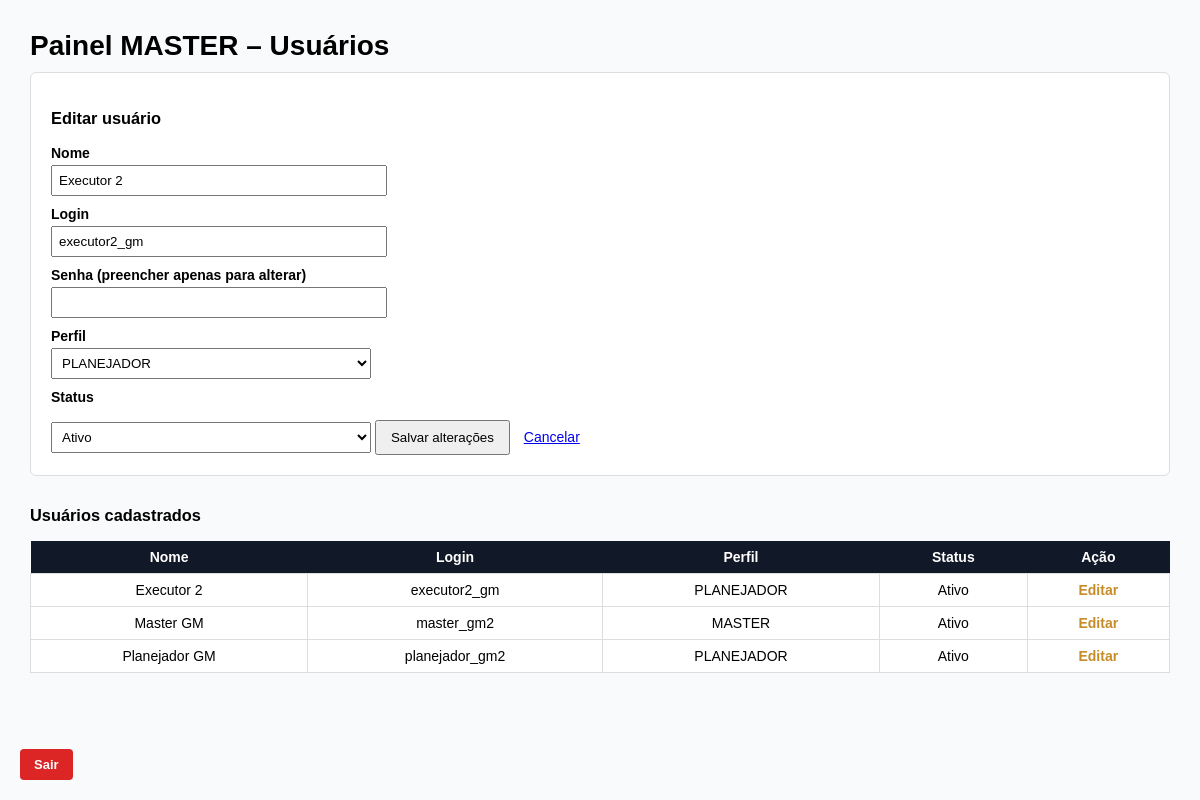
Page /master/usuarios.php?editar=3 (signed in) on the earlier database version.
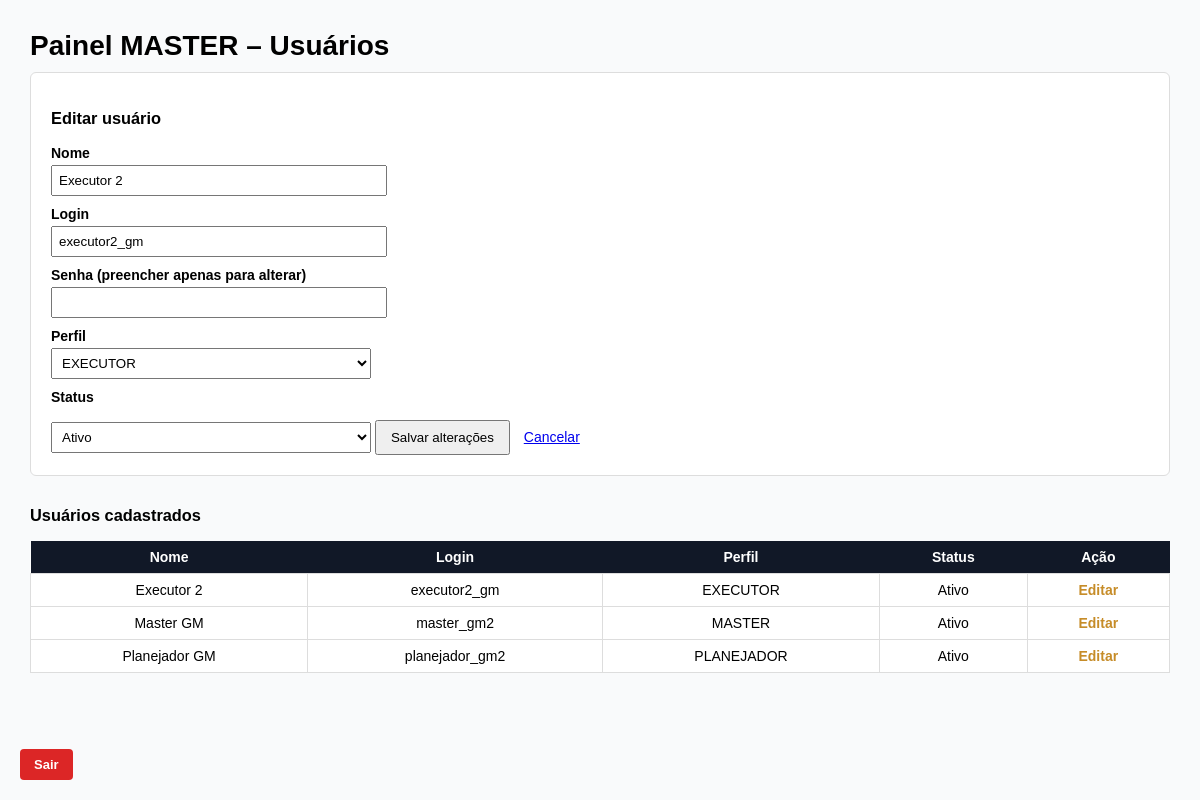
Same page on the later database version.
### tables this page shows
CREATE TABLE IF NOT EXISTS `usuarios` (
  `id` int(10) UNSIGNED NOT NULL,
  `nome` varchar(100) NOT NULL,
  `usuario` varchar(50) NOT NULL,
  `senha` varchar(255) NOT NULL,
  `tipo_usuario` tinyint(3) UNSIGNED NOT NULL COMMENT '\r\n1 = MASTER\r\n2 = PROPRIETÁRIO\r\n3 = PLANEJADOR\r\n4 = EXECUTOR\r\n',
  `ativo` tinyint(1) NOT NULL DEFAULT 1 COMMENT '1 = ativo, 0 = desativado',
  `criado_em` timestamp NULL DEFAULT current_timestamp(),
  `atualizado_em` timestamp NULL DEFAULT current_timestamp() ON UPDATE current_timestamp()
);

### master/usuarios.php (the view, shortened to what this page needs)
<?php
require_once __DIR__ . '/../app/config/database.php';
$editando = false;
$usuarioEdicao = null;
if (isset($_GET['editar'])) {
    $idEdit = (int) $_GET['editar'];
    $stmt = $pdo->prepare("SELECT * FROM usuarios WHERE id = ?");
    $stmt->execute([$idEdit]);
    $usuarioEdicao = $stmt->fetch();
    if ($usuarioEdicao) {
        $editando = true;
    }
}
$usuarios = $pdo->query("
    SELECT id, nome, usuario, tipo_usuario, ativo
    FROM usuarios
    ORDER BY nome
")->fetchAll();
function perfil($t) {
    return match ($t) {
        1 => 'MASTER',
        2 => 'PROPRIETÁRIO',
        3 => 'PLANEJADOR',
        4 => 'EXECUTOR',
        default => '—'
    };
}
?>
<!DOCTYPE html>
<html lang="pt-br">
<head>
</head>
<body>
<h1>Painel MASTER – Usuários</h1>
<a class="logout" href="/GM/GM2/public/logout.php">Sair</a>
<form method="post">
    <h3><?= $editando ? 'Editar usuário' : 'Cadastrar novo usuário' ?></h3>
    <label>Nome</label>
    <input name="nome" required value="<?= $usuarioEdicao['nome'] ?? '' ?>">
    <label>Login</label>
    <input name="usuario" required value="<?= $usuarioEdicao['usuario'] ?? '' ?>">
    <label>Senha <?= $editando ? '(preencher apenas para alterar)' : '' ?></label>
    <input type="password" name="senha">
    <label>Perfil</label>
    <select name="tipo_usuario">
        <?php foreach ([1,2,3,4] as $t): ?>
            <option value="<?= $t ?>"
                <?= ($usuarioEdicao['tipo_usuario'] ?? '') == $t ? 'selected' : '' ?>>
                <?= perfil($t) ?>
            </option>
        <?php endforeach; ?>
    </select>
    <label>Status</label>
    <select name="ativo">
        <option value="1" <?= ($usuarioEdicao['ativo'] ?? 1) == 1 ? 'selected' : '' ?>>Ativo</option>
    </select>
    <button type="submit"><?= $editando ? 'Salvar alterações' : 'Criar usuário' ?></button>
    <?php if ($editando): ?>
        <a href="usuarios.php" style="margin-left:10px;">Cancelar</a>
    <?php endif; ?>
</form>
<h3>Usuários cadastrados</h3>
<table>
<thead>
<tr>
    <th>Nome</th>
    <th>Login</th>
    <th>Perfil</th>
    <th>Status</th>
    <th>Ação</th>
</tr>
</thead>
<tbody>
<?php foreach ($usuarios as $u): ?>
<tr class="<?= $u['ativo'] ? '' : 'inativo' ?>">
    <td><?= htmlspecialchars($u['nome']) ?></td>
    <td><?= htmlspecialchars($u['usuario']) ?></td>
    <td><?= perfil($u['tipo_usuario']) ?></td>
    <td><?= $u['ativo'] ? 'Ativo' : 'Inativo' ?></td>
    <td>
        <a class="editar" href="usuarios.php?editar=<?= $u['id'] ?>">Editar</a>
    </td>
</tr>
<?php endforeach; ?>
</tbody>
</table>
</body>
</html>

Differences in the rows shown:
changed usuarios "Executor 2": tipo_usuario "PLANEJADOR" → "EXECUTOR"; tipo_usuario "PLANEJADOR" → (not shown)
Other differences:
form field tipo_usuario: (not shown) → "EXECUTOR"
